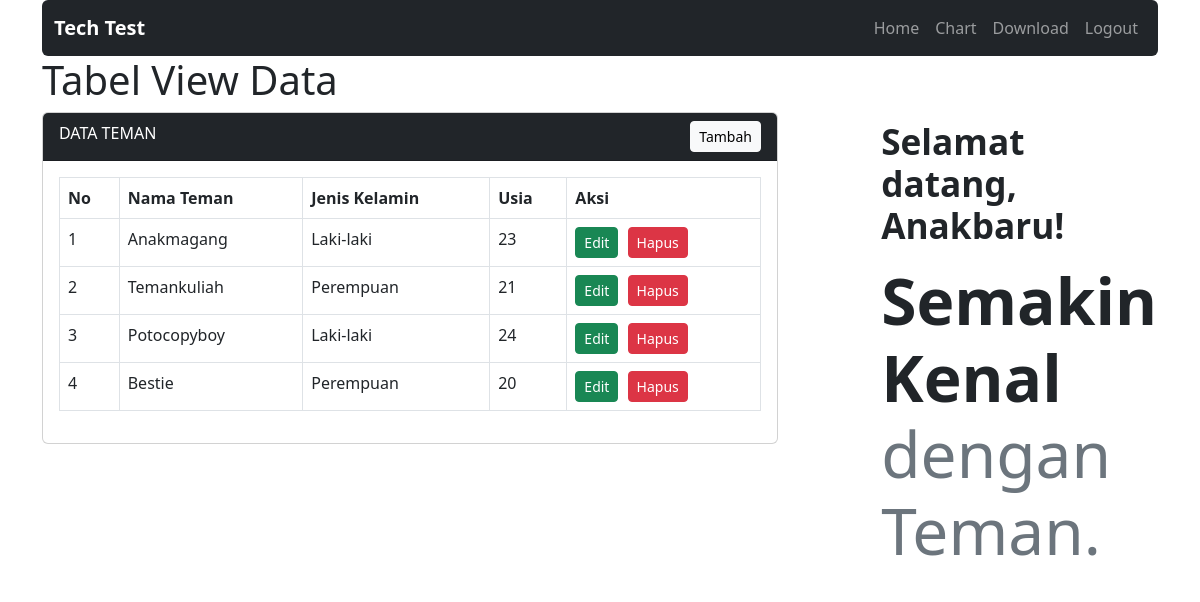
/dashboard/index.php (signed in), run on the app's committed database.
### tables this page shows
CREATE TABLE `datateman` (
  `id` int(10) NOT NULL,
  `userId` int(10) NOT NULL,
  `nama` varchar(255) NOT NULL,
  `jenisKelamin` enum('Laki-laki','Perempuan') NOT NULL,
  `usia` int(10) NOT NULL
);

### dashboard/index.php (the view, shortened to what this page needs)
<!DOCTYPE html>
<html lang="en">
<head>
    <link rel="stylesheet" type="text/css" href="../assets/css/bootstrap.min.css">
</head>
<body>
    <div class="container">
        <nav class="navbar navbar-expand-lg navbar-dark bg-dark rounded">
            <div class="container-fluid">
                <a class="navbar-brand fw-bolder" href="#">Tech Test</a>
                <div class="navbar-nav">
                    <a class="nav-link" href="index.php">Home</a>
                    <a class="nav-link" href="chart.php">Chart</a>
                    <a class="nav-link" href="download.php">Download</a>
                    <a class="nav-link" href="logout.php">Logout</a>
                </div>
            </div>
        </nav>
        <div class="row">
            <h1>Tabel View Data</h1>
            <div class="col-8">
                <div class="card">
                    <div class="card-header bg-dark text-white">
                        DATA TEMAN <a href="tambah.php" class="btn btn-sm btn-light float-end">Tambah</a>
                    </div>
                    <div class="card-body">
                        <table class="table table-bordered">
                            <thead>
                                <tr>
                                    <th>No</th>
                                    <th>Nama Teman</th>
                                    <th>Jenis Kelamin</th>
                                    <th>Usia</th>
                                    <th>Aksi</th>
                                </tr>
                            </thead>
                            <tbody>
                                <?php
                                        include('../config.php');
                                        $data = mysqli_query($koneksi, "select * from datateman where userId='$_SESSION[id]'") or die(mysqli_error($koneksi));
                                        $no = 1;
                                        while($row = mysqli_fetch_assoc($data)) {
                                            ?>
                                <tr>
                                    <td><?= $no; ?></td>
                                    <td><?= $row['nama'];  ?></td>
                                    <td><?= $row['jenisKelamin']; ?></td>
                                    <td><?= $row['usia']; ?></td>
                                    <td>
                                        <a href="edit.php?id=<?= $row['id']; ?>" class="btn btn-sm btn-success">Edit</a>
                                        <a href="hapus.php?id=<?= $row['id']; ?>" class="btn btn-sm btn-danger"
                                            onclick="return confirm('Anda yakin ingin hapus?');"
                                            style="margin-left:5px;">Hapus</a>
                                    </td>
                                </tr>
                                <?php $no++; } ?>
                            </tbody>
                        </table>
                    </div>
                </div>
            </div>
            <div class="col-4">
                <p class="h2 fw-semibold px-2 pt-2 " style="font-size:2.2rem; margin-left:20%;">Selamat datang,<span
                        class="fw-bold"> <?php echo $_SESSION['nama']; ?></span>!</p>
                <p class="h1 fw-bolder px-2 pt-2 " style="font-size:4rem; margin-left:20%;">Semakin Kenal <small
                        class="h1 text-muted" style="font-size:1em;">dengan Teman.</small></p>
            </div>
        </div>
    </div>
</body>
</html>

### data on the page
datateman: nama "Anakmagang", jenisKelamin "Laki-laki", usia "23"
datateman: nama "Temankuliah", jenisKelamin "Perempuan", usia "21"
datateman: nama "Potocopyboy", jenisKelamin "Laki-laki", usia "24"
datateman: nama "Bestie", jenisKelamin "Perempuan", usia "20"

### other printed values
$_SESSION['nama'] "Anakbaru"
